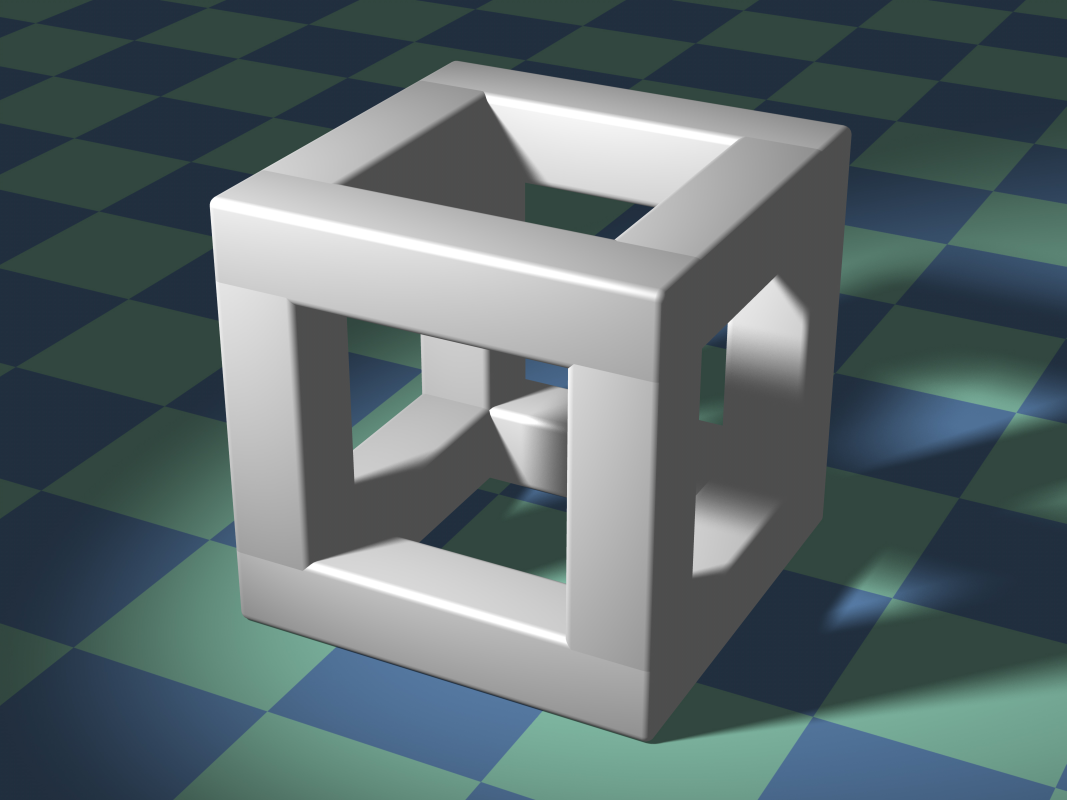
%> input picture Ben/Cubic_Structure.jpg, 3200 x 2400 px (shown at 1/3 size)
$ octave depthConverter.m   (GNU Octave 9; MATLAB toolbox functions it lacks are replaced by stand-ins)
%> lines starting %> are read from the running program, lines starting %| are printed output that depends on the picture
pkg load optim;
pkg load image;

screen = rgb2gray(imread('Cubic_Structure.jpg'));
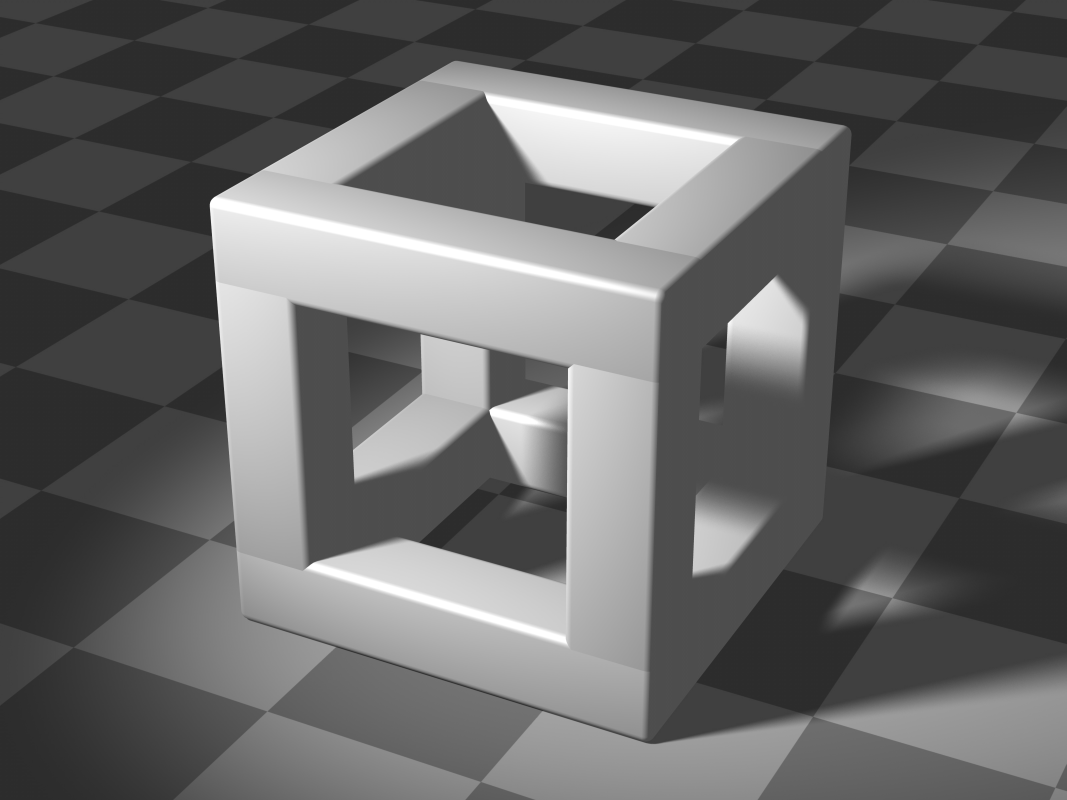
%> screen: size 2400x3200 uint8 (shown at 1/3 size); min 42, max 255, mean 102.9
screen = imresize(screen,0.1);
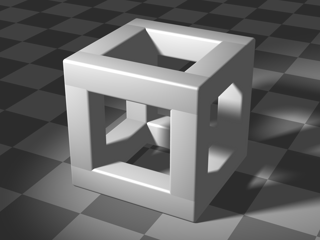
%> screen: size 240x320 uint8; min 36, max 255, mean 102.9
#To adjust "correctly" we need two parameters, thetha (the angle apart from eyes)
#and the focal distance (how far back the eyes are)
theta = pi/6;
f = 2;

#We need a pixel density parameter, I don't know this for sure, but let's assume:
p_density = 75;

width = size(screen)(1);
%> width = 240
height = size(screen)(2);
%> height = 320

eye_displacement = floor(p_density*f*tan(theta));

depth = imread('Cubic_Depth.jpg');
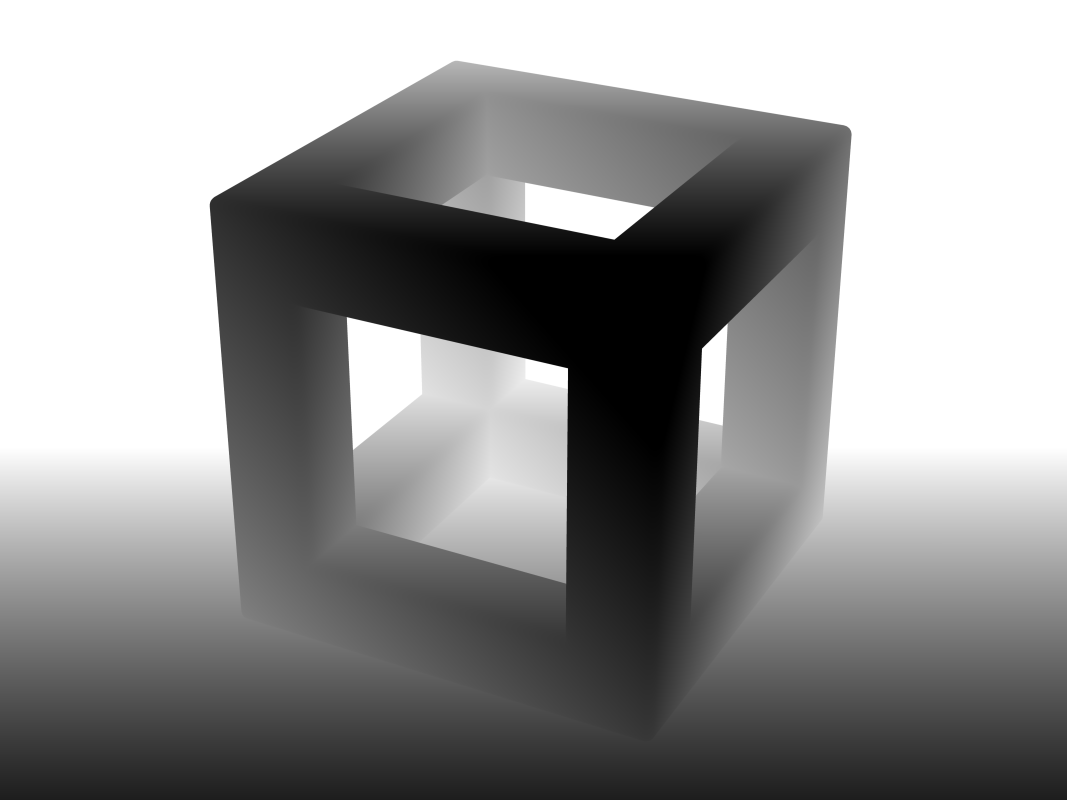
%> input picture Ben/Cubic_Depth.jpg, 3200 x 2400 px (shown at 1/3 size)
%> (the run ends here)
